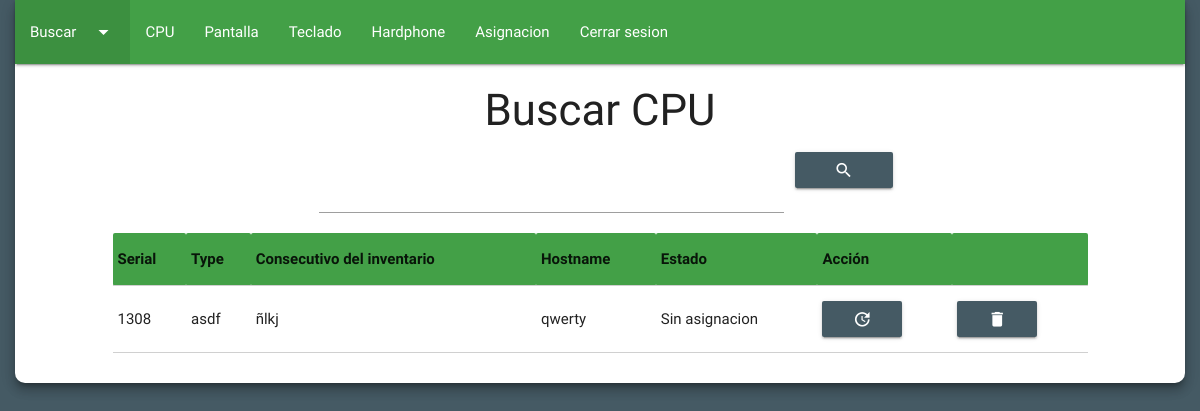
/?c=admin&a=dashboard (signed in), run on an earlier commit of the app's database.
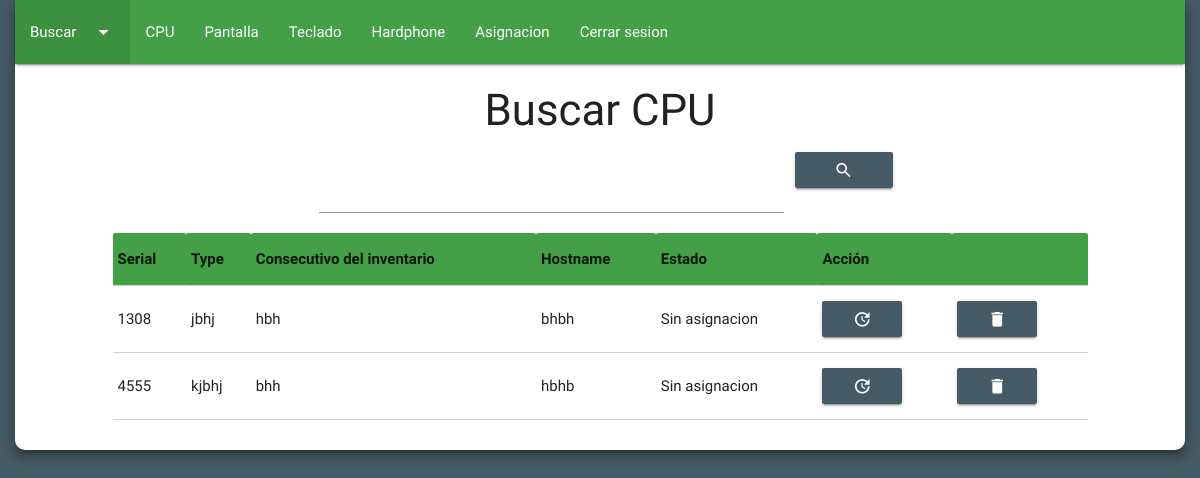
And on a later commit of the database.
### tables this page shows
CREATE TABLE `equipo` (
  `equi_id` int(11) NOT NULL COMMENT 'En este campo se va a almacenar la clave primaria de cada equipo. Tambien es la llave primaria de la tabla.',
  `equi_serial` varchar(50) NOT NULL COMMENT 'En este campo se va a almacenar el serial de cada equipo registrado.',
  `equi_type` varchar(50) NOT NULL COMMENT 'En este campo se va a almacenar el type de cada equipo registrado.',
  `equi_consecutivo` varchar(50) NOT NULL COMMENT 'En este campo se va a almacenar el consecutivo de inventario de cada equipo registrado.',
  `equi_hostname` varchar(50) NOT NULL COMMENT 'En este campo se va a almacenar el hostname de cada equipo registrado.',
  `equi_atid` varchar(50) NOT NULL COMMENT 'Este campo pertenece a amadeus ard y va a almacenar el atid que se le sea asignado.',
  `equi_oid` varchar(50) NOT NULL COMMENT 'Este campo pertenece a amadeus ard y va a almacenar el oid que se le sea asignado.',
  `equi_cid` varchar(50) NOT NULL COMMENT 'Este campo pertenece a amadeus ard y va a almacenar el cid que se le sea asignado.',
  `equi_office` tinyint(1) NOT NULL COMMENT 'En este campo se va a almacenar si el equipo va a tener office.',
  `equi_version_office` varchar(50) DEFAULT NULL COMMENT 'Este campo va a almacenar, si posee office, la version de office que va a tener.',
  `equi_super` tinyint(1) NOT NULL COMMENT 'Este campo va a almacenar si el puesto tiene supervisor.',
  `equi_cargo` varchar(50) NOT NULL COMMENT 'Este campo va a almacenar el cargo del supervisor.',
  `equi_nice_screen` varchar(50) NOT NULL COMMENT 'Este campo va a almacenar el Nice ScreenAgent que este asignado a un equipo determinado.',
  `equi_nice_super` varchar(50) NOT NULL COMMENT 'Este campo va a almacenar el Nice de un supervisor determinado',
  `equi_spector` varchar(50) DEFAULT NULL COMMENT 'Este campo va a almacenar el Spector360 que este asignado a un equipo determinado',
  `equi_amadeus_cm` varchar(50) NOT NULL COMMENT 'Este campo va a almacenar el amadeus cm que este asignado a un equipo.',
  `equi_estado` varchar(50) NOT NULL COMMENT 'Este campo almacena el estado de un equipo determinado, ya sea asignado o sin asignacion.'
);

### model/conn.model.php (called while the page is built, shortened)
<?php
class DataBase{
  private static $db_host = "localhost";
  private static $db_name = "inventario";
  private static $db_user = "root";
  private static $db_pass = "";
  private static $db_conn = null;
  public static function connect(){
    if(self::$db_conn == null){
      try{
        self::$db_conn = new PDO("mysql:host=".self::$db_host.";dbname=".self::$db_name,self::$db_user,self::$db_pass);
        self::$db_conn->exec("SET CHARACTER SET utf8");
      }catch(PDOException $e){
        die($e->getMessage());
      }
    }
    return self::$db_conn;
  }
}
?>

### model/user.model.php (called while the page is built, shortened)
<?php
class UserModel{
  private $pdo;
  public function __CONSTRUCT(){
    try{
      $this->pdo = DataBase::connect();
      $this->pdo->setAttribute(PDO::ATTR_ERRMODE,PDO::ERRMODE_EXCEPTION);
    }catch(PDOException $e){
      die($e->getMessage());
    }
  }
  public function ReadEquipo(){
    try {
      $sql= "SELECT * FROM equipo";
      $query= $this->pdo->prepare($sql);
      $query->execute();
      $result= $query->fetchALL(PDO::FETCH_OBJ);
    } catch (PDOException $e) {
      die($e->getMessage());
    }
    return $result;
  }
}
 ?>

### view/modules/admin/readEquipo.php (the view, shortened to what the changed rows need)
<div class="row z-depth-4" id="cuerpo">
<form action="" method="post">
    <?php
    if(isset($_POST['user'])){
      $user= $_POST['user'];
      $user= $this->model->SearchEquipo($user);
        if(count($user)>0){
          foreach($user as $row){ ?>
            <table class="highlight bordered col s10 offset-s1">
              <thead class="green darken-1">
                <tr>
                  <th>Serial</th>
                  <th>Type</th>
                  <th>Consecutivo del inventario</th>
                  <th>Hostname</th>
                  <th>Estado</th>
                  <th>Acción</th>
                  <th></th>
                </tr>
              </thead>
              <tbody>
                <tr>
                  <td><?php echo $row['equi_serial']; ?></td>
                  <td><?php echo $row['equi_type']; ?></td>
                  <td><?php echo $row['equi_consecutivo']; ?></td>
                  <td><?php echo $row['equi_hostname']; ?></td>
                  <td><?php echo $row['equi_estado']; ?></td>
                  <td><a href="?detalle=<?php echo $row['equi_serial']; ?>&c=admin&a=DetalleEquipo" class="btn waves-effect waves-light blue-grey darken-2 tooltipped" data-position="top" data-tooltip="Detalle de la CPU"><i class="small material-icons">update</i></a></td>
                  <td><a href="?id=<?php echo $row['equi_id']; ?>&c=admin&a=DeleteEquipo" class="btn waves-effect waves-light blue-grey darken-2 tooltipped" data-position="right" data-tooltip="Eliminar CPU" onclick="return confirm('¿Desea eliminar la CPU permanentemente?')"><i class="small material-icons">delete</i></a></td>
                </tr>
              </tbody>
            </table>
    <?php }
    }else{
      echo "<br><br><br><br><h5 class='info'>No se han encontrado resultados</h5>";
    }
  }else{
    ?>
      <table class="highlight bordered col s10 offset-s1">
        <thead class="green darken-1">
          <tr>
            <th>Serial</th>
            <th>Type</th>
            <th>Consecutivo del inventario</th>
            <th>Hostname</th>
            <th>Estado</th>
            <th>Acción</th>
            <th></th>
          </tr>
        </thead>
        <?php foreach ($result as $data){ ?>
        <tbody>
          <tr>
            <td><?php echo $data->equi_serial; ?></td>
            <td><?php echo $data->equi_type; ?></td>
            <td><?php echo $data->equi_consecutivo; ?></td>
            <td><?php echo $data->equi_hostname; ?></td>
            <td><?php echo $data->equi_estado; ?></td>
            <td><a href="?detalle=<?php echo $data->equi_serial; ?>&c=admin&a=DetalleEquipo" class="btn waves-effect waves-light blue-grey darken-2 tooltipped" data-position="top" data-tooltip="Detalle de la CPU"><i class="small material-icons">update</i></a></td>
            <td><a href="?id=<?php echo $data->equi_id; ?>&c=admin&a=DeleteEquipo" class="btn waves-effect waves-light blue-grey darken-2 tooltipped" data-position="right" data-tooltip="Eliminar CPU" onclick="return confirm('¿Desea eliminar la CPU permanentemente?')"><i class="small material-icons">delete</i></a></td>
          </tr>
        </tbody>
      <?php } ?>
      </table>
  <?php } ?>
  </form>
</div>

What changed in the data, as far as the page shows it:
removed equipo: equi_serial "1308", equi_type "asdf", equi_consecutivo "ñlkj", equi_hostname "qwerty", equi_estado "Sin asignacion"
added equipo: equi_serial "1308", equi_type "jbhj", equi_consecutivo "hbh", equi_hostname "bhbh", equi_estado "Sin asignacion"
added equipo: equi_serial "4555", equi_type "kjbhj", equi_consecutivo "bhh", equi_hostname "hbhb", equi_estado "Sin asignacion"
